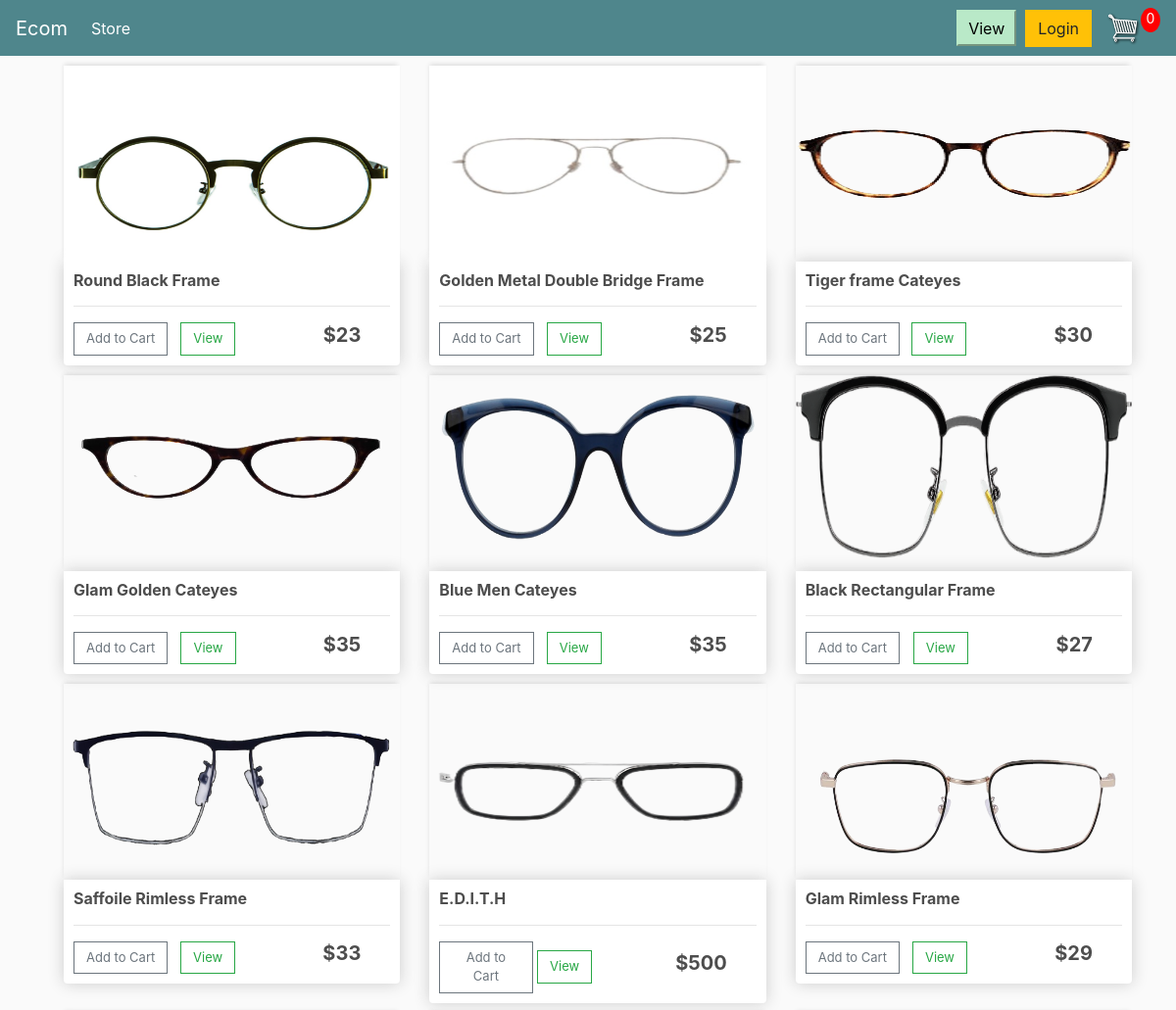
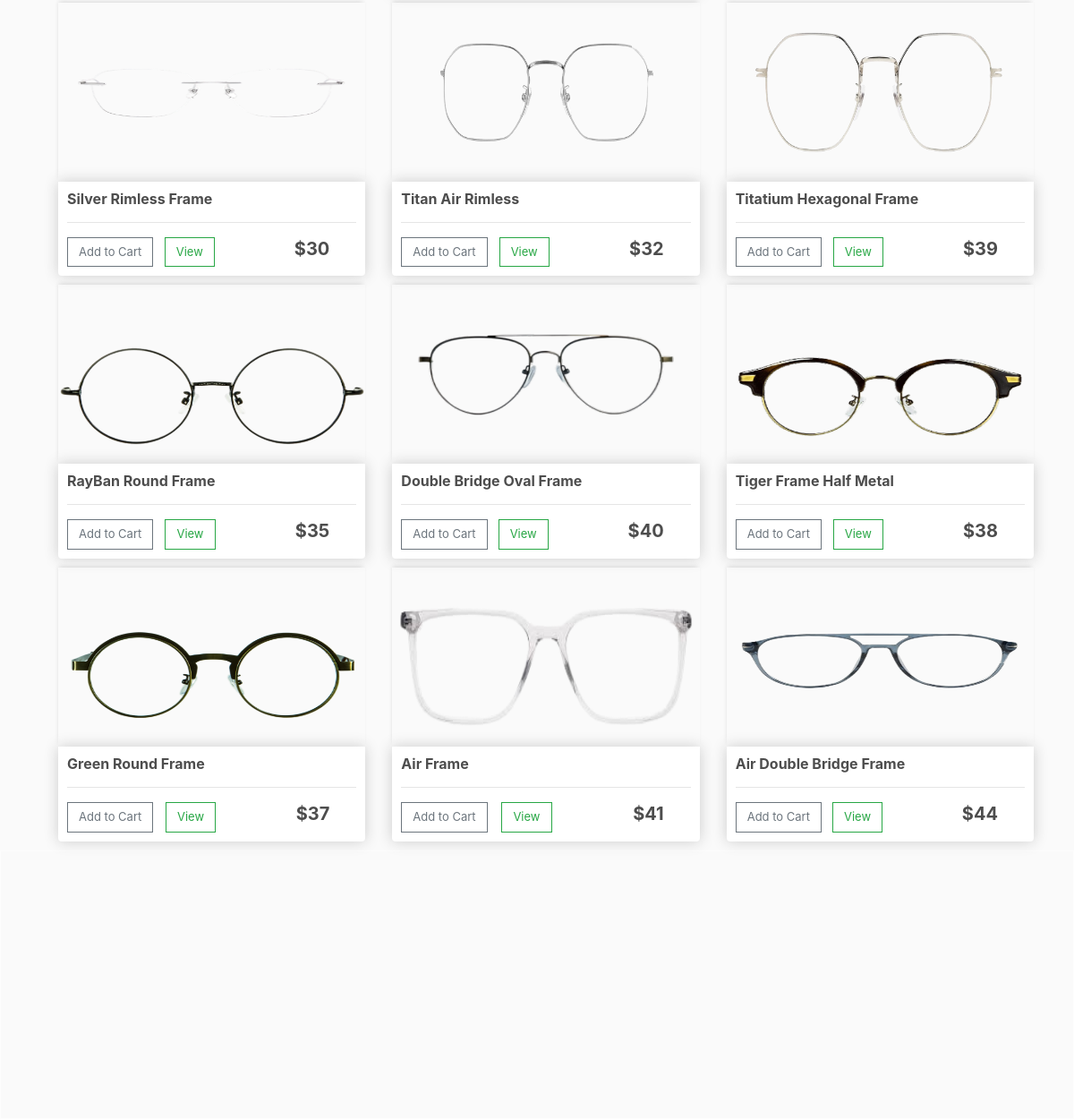
The page / on the database its author committed (2 pictures, top to bottom).
### store/models.py (models this page shows, shortened)
class Product(models.Model):
	name = models.CharField(max_length=200)
	price = models.FloatField()
	digital = models.BooleanField(default=False,null=True, blank=True)
	image = models.ImageField(null=True, blank=True)

### store/views.py (the view)
# urls.py: path('',views.store,name="store"),
def store(request):
	data = cartData(request)
	cartItems = data['cartItems']
	products = Product.objects.all()
	context = {'products':products, 'cartItems':cartItems}
	return render(request, 'store/store.html', context)

### store/util.py (called while the page is built, shortened)
def cookieCart(request):
	try:
		cart = json.loads(request.COOKIES['cart'])
	except:
		cart = {}
		print('CART:', cart)
	items = []
	order = {'get_cart_total':0, 'get_cart_items':0, 'shipping':False}
	cartItems = order['get_cart_items']
	return {'cartItems':cartItems ,'order':order, 'items':items}

def cartData(request):
	if request.user.is_authenticated:
		customer = request.user.customer
		order, created = Order.objects.get_or_create(customer=customer, complete=False)
		items = order.orderitem_set.all()
		cartItems = order.get_cart_items
	else:
		cookieData = cookieCart(request)
		cartItems = cookieData['cartItems']
		order = cookieData['order']
		items = cookieData['items']
	return {'cartItems':cartItems ,'order':order, 'items':items}

### store/templates/store/store.html (shortened to what this page needs)
{% extends 'store/main.html' %}
{% load static %}
{% block content %}
<link rel="stylesheet" type="text/css" href="{% static 'css/main.css' %}">
<div class="row">
    {% for product in products%}
        <div class="col-lg-4">
                <img class="thumbnail" src="{{product.image.url}}" height="170" width="300">
                <div class="box-element product">
                    <h6><strong>{{product.name}}</strong></h6>
                    <hr>
                    <div class="d-flex justify-content-between align-items-center">
                        <button data-product="{{product.id}}" data-action="add" class="btn btn-outline-secondary add-btn update-cart" style="font-size: 13px;">Add to Cart</button>
                        <div style="padding-right: 80px;">
                                <a class="btn btn-outline-success" href="#" style="font-size: 13px;">View</a></div>
                        <h5 style="padding-right: 30px; padding-left: 5px;"><strong>${{product.price|floatformat:0}}</strong></h5>
                    </div>
                </div>
            </div>
    {% endfor%}
</div>
{% endblock content %}

### store/templates/store/main.html (shortened to what this page needs)
<!DOCTYPE html>
{% load static %}
<html>
    <head>
        <link rel="stylesheet" href="https://stackpath.bootstrapcdn.com/bootstrap/4.4.1/css/bootstrap.min.css">
        <link ref="stylesheet" type="text/css" href="{% static 'css/main.css' %}">
    </head>
    <body>
        <nav class="navbar navbar-expand-lg navbar-dark bg-dark">
            <a class="navbar-brand" href="{% url 'store' %}">Ecom</a>
            <div class="collapse navbar-collapse" id="navbarSupportedContent">
              <ul class="navbar-nav mr-auto">
                <li class="nav-item active">
                  <a class="nav-link" href="{% url 'store' %}">Store <span class="sr-only">(current)</span></a>
                </li>
              </ul>
              <div class="form-inline my-2 my-lg-0">
                <button id="btn btn-warning" style="background-color: rgb(185, 233, 200); border-color: rgb(185, 233, 200); padding-left: 10px; padding-right: 10px; height: 37px;" onclick="runMlscript()">View</button>
                 <a href="http://127.0.0.1:8000/admin/"class="btn btn-warning">Login</a>
                 <a href="{% url 'cart' %}">
                  <img  id="cart-icon" src="{% static 'images/cart.png' %}" height="35">
                </a>
                <p id="cart-total">{{cartItems}}</p>
              </div>
            </div>
          </nav>
        <div class="container">
            <br>
            {% block content %}
            {% endblock content %}
        </div>
        <div id="output" style="white-space: pre-wrap; border: 1px solid #fdfdfd; padding: 10px; margin-top: 10px; height: 300px; overflow-y: auto;"></div>
    </body>
</html>

### static/css/main.css (style rules this page uses)
body { background-color: hsl(0, 0%, 98%); }
h1,h2,h3,h4,h5,h6 { color:hsl(0, 0%, 30%); }
.box-element { box-shadow:hsl(0, 0%, 80%) 0 0 16px; background-color: #fff; border-radius: 4px; padding: 10px; }
.thumbnail { width: 100%; height: 200px; -webkit-box-shadow: -1px -3px 5px -2px rgba(214,214,214,1); -moz-box-shadow: -1px -3px 5px -2px rgba(214,214,214,1); box-shadow: -1px -3px 5px -2px rgba(214,214,214,1); }
.product { border-radius: 0 0 4px 4px; }
.bg-dark { background-color: #4f868c!important; }
#cart-icon { display: inline-block; margin-left: 15px; }
#cart-total { display: block; text-align: center; color:#fff; background-color: red; width: 20px; height: 25px; border-radius: 50%; font-size: 14px; }
.col-lg-4, .col-lg-6, .col-lg-8, .col-lg-12 { margin-top: 10px; }
.btn { border-radius: 0; }
.container { display: flex; gap: 20px; align-items: center; }

### rows shown on the page
Product: image (picture), name "Round Black Frame", price "23"
Product: image (picture), name "Golden Metal Double Bridge Frame", price "25"
Product: image (picture), name "Tiger frame Cateyes", price "30"
Product: image (picture), name "Glam Golden Cateyes", price "35"
Product: image (picture), name "Blue Men Cateyes", price "35"
Product: image (picture), name "Black Rectangular Frame", price "27"
Product: image (picture), name "Saffoile Rimless Frame", price "33"
Product: image (picture), name "E.D.I.T.H", price "500"
Product: image (picture), name "Glam Rimless Frame", price "29"
Product: image (picture), name "Silver Rimless Frame", price "30"
Product: image (picture), name "Titan Air Rimless", price "32"
Product: image (picture), name "Titatium Hexagonal Frame", price "39"
Product: image (picture), name "RayBan Round Frame", price "35"
Product: image (picture), name "Double Bridge Oval Frame", price "40"
Product: image (picture), name "Tiger Frame Half Metal", price "38"
Product: image (picture), name "Green Round Frame", price "37"
Product: image (picture), name "Air Frame", price "41"
Product: image (picture), name "Air Double Bridge Frame", price "44"

### other values the page prints
{{ cartItems }} "0"
